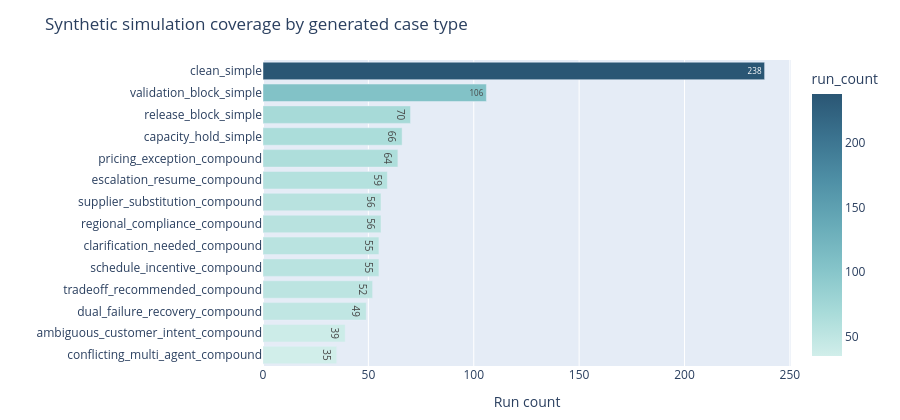

The code cell stored with this chart in its notebook:
### Markdown cell above
### How to Read the Dataset Profile

The dataset profile tells us the scale and texture of the simulated business process we are about to evaluate. Each analyzable row is one customer-order interaction with enough trace evidence to reconstruct what the agent swarm saw, which specialists it consulted, and how the workflow ended.

The generated batch asked the swarm to handle 1,000 synthetic order interactions. For 992 of them, we have a bundle: a complete evidence packet for grading the run, building a trace document, clustering it with similar runs, and inspecting the agent path afterward. That gives us a large enough population to look for repeated behavior while still retaining the trace detail needed to explain individual examples.

The typical bundle is a structured record of a simulated business process: the order setup, active world events, specialist handoffs, tool/function activity, review artifacts, and terminal state. That is why this dataset can support macro evals. We can evaluate individual decisions, and we can also ask whether repeated workflow patterns emerge across hundreds of rich interaction records.

### Code cell
scenario_counts_df = (
    pd.DataFrame(results_rows)
    .assign(case_type=lambda df: df["scenario_family"].fillna("unknown"))
    .groupby("case_type", as_index=False)
    .size()
    .rename(columns={"size": "run_count"})
    .sort_values("run_count", ascending=False)
)

fig = px.bar(
    scenario_counts_df,
    x="run_count",
    y="case_type",
    orientation="h",
    title="Synthetic simulation coverage by generated case type",
    text="run_count",
    color="run_count",
    color_continuous_scale="Teal",
)
fig.update_layout(height=max(420, 28 * len(scenario_counts_df)), margin=dict(l=20, r=20, t=60, b=30))
fig.update_yaxes(title="", categoryorder="total ascending")
fig.update_xaxes(title="Run count")
fig.show()

display(scenario_counts_df.head(15))

### Figure 1 — Plotly figure (JSON) as saved in the notebook; plotly's stock layout.template omitted (floating-point values rounded to 4 significant figures)
{"data": [{"hovertemplate": "run_count=%{marker.color}<br>case_type=%{y}<extra></extra>", "legendgroup": "", "marker": {"color": [238, 106, 70, 66, 64, 59, 56, 56, 55, 55, 52, 49, 39, 35], "coloraxis": "coloraxis", "pattern": {"shape": ""}}, "name": "", "orientation": "h", "showlegend": false, "text": [238.0, 106.0, 70.0, 66.0, 64.0, 59.0, 56.0, 56.0, 55.0, 55.0, 52.0, 49.0, 39.0, 35.0], "textposition": "auto", "type": "bar", "x": [238, 106, 70, 66, 64, 59, 56, 56, 55, 55, 52, 49, 39, 35], "xaxis": "x", "y": ["clean_simple", "validation_block_simple", "release_block_simple", "capacity_hold_simple", "pricing_exception_compound", "escalation_resume_compound", "regional_compliance_compound", "supplier_substitution_compound", "schedule_incentive_compound", "clarification_needed_compound", "tradeoff_recommended_compound", "dual_failure_recovery_compound", "ambiguous_customer_intent_compound", "conflicting_multi_agent_compound"], "yaxis": "y"}], "layout": {"barmode": "relative", "coloraxis": {"autocolorscale": false, "colorbar": {"title": {"text": "run_count"}}, "colorscale": [[0.0, "rgb(209, 238, 234)"], [0.1667, "rgb(168, 219, 217)"], [0.3333, "rgb(133, 196, 201)"], [0.5, "rgb(104, 171, 184)"], [0.6667, "rgb(79, 144, 166)"], [0.8333, "rgb(59, 115, 143)"], [1.0, "rgb(42, 86, 116)"]]}, "height": 420, "legend": {"tracegroupgap": 0}, "margin": {"b": 30, "l": 20, "r": 20, "t": 60}, "title": {"text": "Synthetic simulation coverage by generated case type"}, "xaxis": {"anchor": "y", "domain": [0.0, 1.0], "title": {"text": "Run count"}}, "yaxis": {"anchor": "x", "categoryorder": "total ascending", "domain": [0.0, 1.0], "title": {"text": ""}}}}
